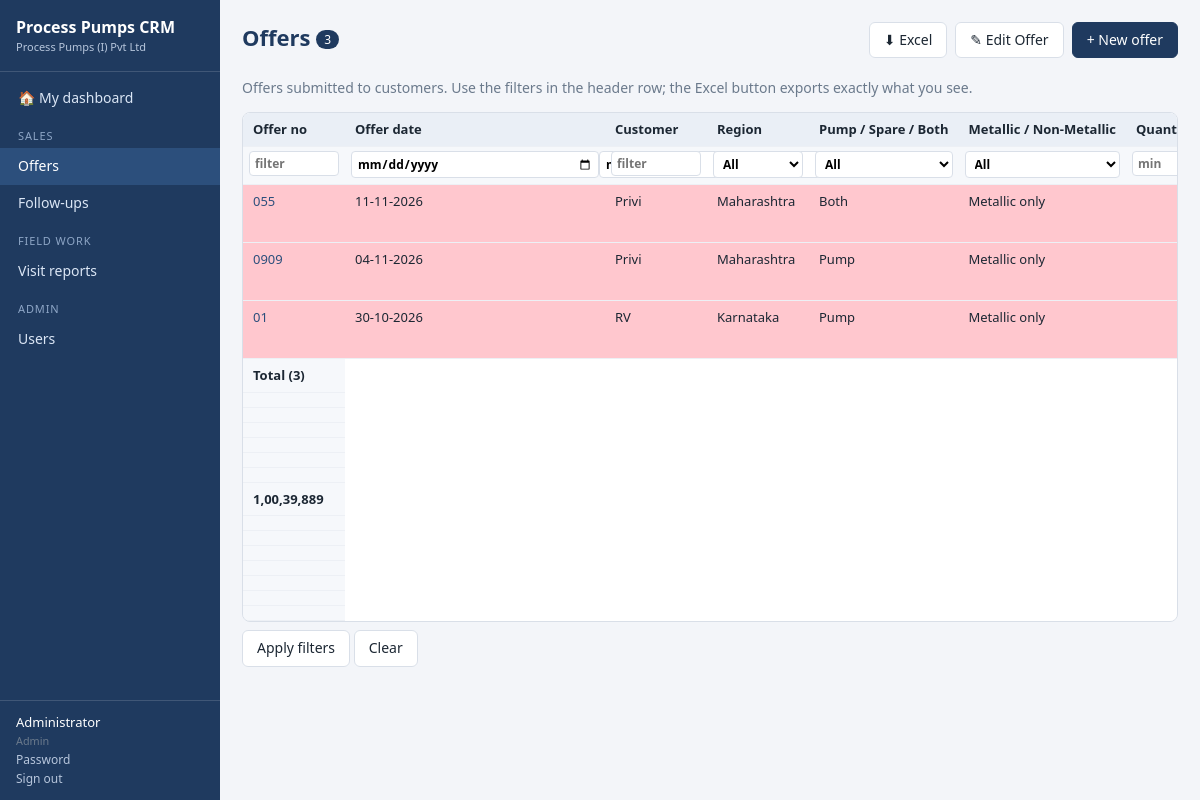
The app's page /offers/ (signed in), older data.
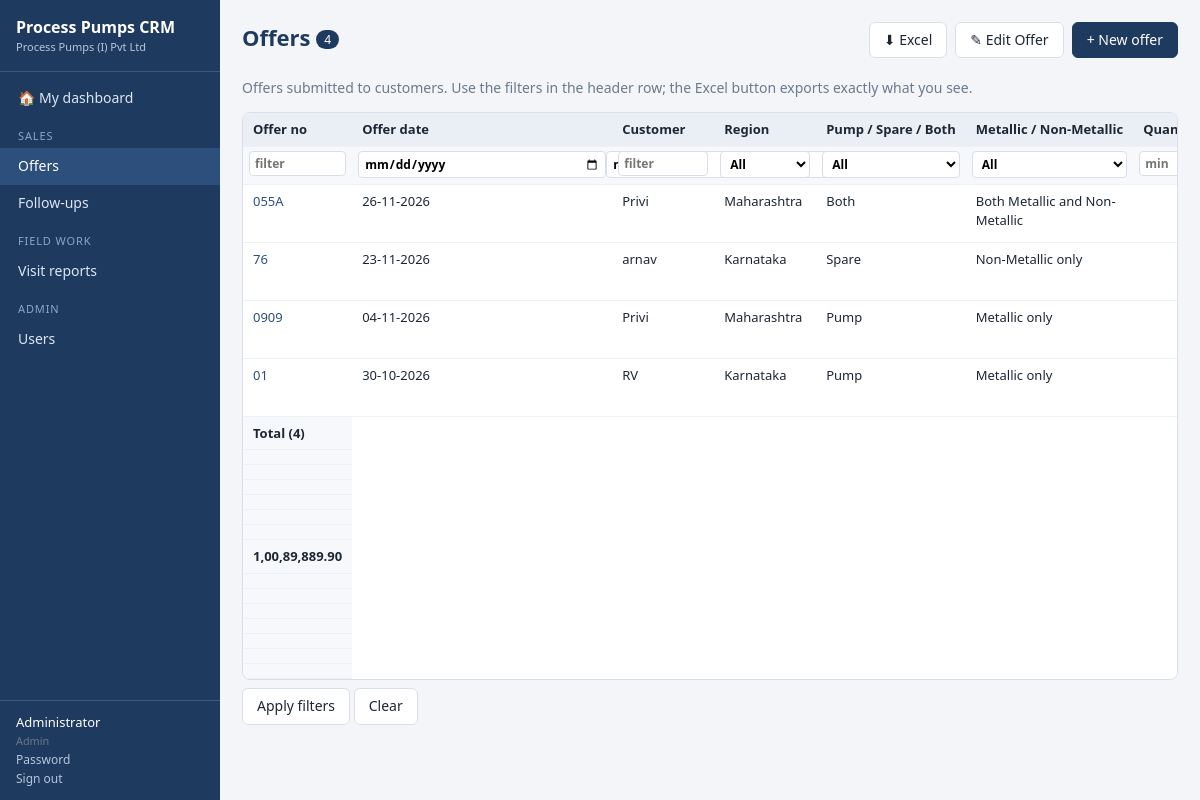
The same page, newer data.
### tables this page shows
CREATE TABLE "offers" (id INTEGER PRIMARY KEY AUTOINCREMENT, "customer_id" INTEGER, "contact_id" INTEGER, "offer_no" TEXT, "base_no" TEXT, "revision" TEXT, "offer_date" TEXT, "region" TEXT, "enquiry_no" TEXT, "enquiry_date" TEXT, "enquiry_mode" TEXT, "item_type" TEXT, "moc" TEXT, "quantity" INTEGER, "quoted_value" REAL, "currency" TEXT, "offer_pdf" TEXT, "assigned_engineer_id" INTEGER, "rating" TEXT, "status" TEXT, "next_followup_date" TEXT, "is_latest" INTEGER, "created_at" TEXT, "created_by" INTEGER, "updated_at" TEXT, "updated_by" INTEGER);

### app/core/crud.py (the view)
    @bp.route("/")
    def index():
        need("view")
        if getattr(module, "index_handler", None):
            return module.index_handler(request, g.user)
        args = request.args
        if "_f" not in args and module.default_filters:
            args = {**{"f_" + k: v for k, v in module.default_filters.items()}, **args.to_dict()}
        page = max(int(args.get("page", 1) or 1), 1)
        per = module.page_size or int(current_app.config["PAGE_SIZE"])
        res = module.query(g.user, filters=args, sort=args.get("sort"), direction=args.get("dir", "asc"),
                           page=page, per_page=per)
        pages = max((res["total"] + per - 1) // per, 1)
        def row_actions(row):
            return [a for a in module.actions if a.key in module.list_actions
                    and R.has_role(g.user, a.roles if a.roles is not None else module.access["edit"])
                    and (not a.when or a.when(row, g.user))]
        return render_template("list.html", module=module, row_actions=row_actions, rows=res["rows"], total=res["total"], sums=res["sums"],
                               page=page, pages=pages, args=args,
                               can_create=module.can("create", g.user), can_export=module.allowed("export", g.user))

### app/core/auth.py (called while the page is built)
def csrf_token():
    if "_csrf" not in session:
        session["_csrf"] = secrets.token_hex(16)
    return session["_csrf"]

@bp.before_app_request
def load_user_and_guard():
    g.user = None
    uid = session.get("uid")
    if uid:
        u = db.q1("SELECT * FROM users WHERE id=? AND active=1", (uid,))
        if u:
            u.pop("password_hash", None)
            g.user = u
    if request.method == "POST":
        sent = request.form.get("_csrf") or request.headers.get("X-CSRF-Token")
        if not sent or sent != session.get("_csrf"):
            abort(400, "Security token missing or expired - please reload the page and try again.")
    if request.endpoint and request.endpoint not in PUBLIC_ENDPOINTS and g.user is None:
        return redirect(url_for("auth.login", next=request.full_path if request.method == "GET" else None))

### app/core/db.py (called while the page is built)
def connect(path):
    conn = sqlite3.connect(path, timeout=30)
    conn.row_factory = sqlite3.Row
    conn.execute("PRAGMA journal_mode=WAL")
    conn.execute("PRAGMA foreign_keys=OFF")
    return conn

def get_db():
    if "db" not in g:
        g.db = connect(current_app.config["DATABASE"])
    return g.db

### app/core/registry.py (called while the page is built)
def get(key):
    return MODULES[key]

### app/templates/list.html (shortened to what this page needs)
{% extends 'base.html' %}
{% from '_macros.html' import cell, pager %}
{% block content %}
<div class="page-head">
  <h1>{{ module.plural }} <span class="count">{{ total }}</span></h1>
  <div class="actions">
    {% if can_export %}<a class="btn" href="{{ url_for(module.key ~ '.export', **args) }}">&#11015; Excel</a>{% endif %}
    {% if module.key == 'offers' %}<a class="btn" href="{{ url_for('offers.edit_select') }}">&#9998; Edit Offer</a>{% endif %}
    {% if can_create %}<a class="btn primary" href="{{ url_for(module.key ~ '.new') }}">+ {{ module.new_label or 'New ' ~ module.label|lower }}</a>{% endif %}
  </div>
</div>
{% if module.intro %}<p class="muted">{{ module.intro }}</p>{% endif %}
<div class="table-wrap">
<table class="grid">
  <thead>
    <tr>{% for f in module.list_fields %}
      {% set d = 'desc' if args.get('sort') == f.name and args.get('dir', 'asc') == 'asc' else 'asc' %}
      <th><a class="sort" href="{{ url_for(module.key ~ '.index', **dict(args, sort=f.name, dir=d)) }}">{{ f.label }}{% if args.get('sort') == f.name %} {{ '▲' if args.get('dir','asc') == 'asc' else '▼' }}{% endif %}</a></th>
    {% endfor %}{% if module.key == 'offers' %}<th>Edit</th>{% endif %}{% if module.list_actions %}<th>Action</th>{% endif %}</tr>
    <tr class="filters">{% for f in module.list_fields %}<th>
      {% if f.filterable %}
        {% set n = 'f_' ~ f.name %}
        {% if f.kind == 'date' %}
          <input form="filters" type="date" name="{{ n }}_from" value="{{ args.get(n ~ '_from', '') }}" title="from"><input form="filters" type="date" name="{{ n }}_to" value="{{ args.get(n ~ '_to', '') }}" title="to">
        {% elif f.kind in ('int', 'money') %}
          <input form="filters" type="number" step="any" name="{{ n }}_min" placeholder="min" value="{{ args.get(n ~ '_min', '') }}">
        {% elif f.kind == 'choice' %}
          <select form="filters" name="{{ n }}" data-auto><option value="">All</option>{% for v, l in f.choices %}<option value="{{ v }}" {% if args.get(n) == v %}selected{% endif %}>{{ l }}</option>{% endfor %}</select>
        {% elif f.kind == 'bool' %}
          <select form="filters" name="{{ n }}" data-auto><option value="">All</option><option value="1" {% if args.get(n) == '1' %}selected{% endif %}>Yes</option><option value="0" {% if args.get(n) == '0' %}selected{% endif %}>No</option></select>
        {% else %}
          <input form="filters" type="text" name="{{ n }}" placeholder="filter" value="{{ args.get(n, '') }}">
        {% endif %}
      {% endif %}
    </th>{% endfor %}{% if module.key == 'offers' %}<th></th>{% endif %}{% if module.list_actions %}<th></th>{% endif %}</tr>
  </thead>
  <tbody>
  {% for row in rows %}
    <tr class="{{ module.row_class(row) if module.row_class else '' }}">
      {% for f in module.list_fields %}<td>{% if loop.first %}<a href="{{ url_for(module.key ~ '.view', id=row.id) }}">{{ cell(module, f, row) or '—' }}</a>{% else %}{{ cell(module, f, row) }}{% endif %}</td>{% endfor %}
    </tr>
  {% else %}<tr><td colspan="{{ module.list_fields|length + (1 if module.key == 'offers' else 0) + (1 if module.list_actions else 0) }}" class="empty">No records match.</td></tr>
  {% endfor %}
  </tbody>
  {% if sums %}<tfoot><tr>{% for f in module.list_fields %}<td class="num">{% if f.summary %}{{ module.display(f, {f.name: sums[f.name]}) }}{% elif loop.first %}Total ({{ total }}){% endif %}</td>{% endfor %}</tr></tfoot>{% endif %}
</table>
</div>
<div class="filter-buttons"><button class="btn" form="filters">Apply filters</button> <a class="btn" href="{{ url_for(module.key ~ '.index', _f=1) }}">Clear</a></div>
{% endblock %}

### app/templates/base.html (shortened to what this page needs)
<!doctype html>
<html lang="en"><head>
<link rel="stylesheet" href="{{ url_for('static', filename='css/app.css') }}">
</head><body>
{% if g.user %}
<aside class="side">
  <div class="brand">{{ app_title }}<small>{{ company }}</small></div>
  <nav>
    <a href="{{ url_for('dashboard.home') }}" class="{{ 'on' if request.endpoint == 'dashboard.home' }}">&#127968; My dashboard</a>
    {% for group, items in nav_groups %}
      <div class="grp">{{ group }}</div>
      {% for i in items %}<a href="{{ i.url }}" class="{{ 'on' if request.path.startswith(i.url) and i.url != '/' }}">{{ i.label }}</a>{% endfor %}
    {% endfor %}
  </nav>
  <div class="me">
    <div>{{ g.user.full_name }}<br><small>{{ ROLE_LABELS.get(g.user.role, g.user.role) }}</small></div>
    <a href="{{ url_for('auth.profile') }}">Password</a>
    <form method="post" action="{{ url_for('auth.logout') }}"><input type="hidden" name="_csrf" value="{{ csrf_token() }}"><button class="link">Sign out</button></form>
  </div>
</aside>
{% endif %}
<main class="{{ 'with-side' if g.user }}">
  {% block content %}{% endblock %}
</main>
</body></html>

### app/templates/_macros.html (shortened to what this page needs)
{% macro cell(module, f, row) -%}
  {%- if f.kind == 'file' -%}
    {%- if row[f.name] -%}<a href="{{ url_for(module.key ~ '.file', id=row.id, fname=f.name) }}" target="_blank">&#128206; View</a>{%- endif -%}
  {%- elif f.badge -%}
    {%- set v = module.display(f, row) -%}{%- if v -%}<span class="badge b-{{ v|slug }}">{{ v }}</span>{%- endif -%}
  {%- elif f.kind in ('money', 'int') -%}<span class="num">{{ module.display(f, row) }}</span>
  {%- elif f.kind == 'textarea' -%}<span class="clip">{{ module.display(f, row) }}</span>
  {%- else -%}{{ module.display(f, row) }}
  {%- endif -%}
{%- endmacro %}

Row changes from the older to the newer data that the page shows:
no longer on this page (row edited): offers: display "055" "11-11-2026" "Privi" "Maharashtra" "Both" "Metallic only"
added offers: display "055A" "26-11-2026" "Privi" "Maharashtra" "Both" "Both Metallic and Non-Metallic"
added offers: display "76" "23-11-2026" "arnav" "Karnataka" "Spare" "Non-Metallic only"
Text that changed along with them:
{{ total }}: "3" → "4"
new list line: "Total ( 4 )"
new list line: "1,00,89,889.90"
list line gone: "Total ( 3 )"
list line gone: "1,00,39,889"
